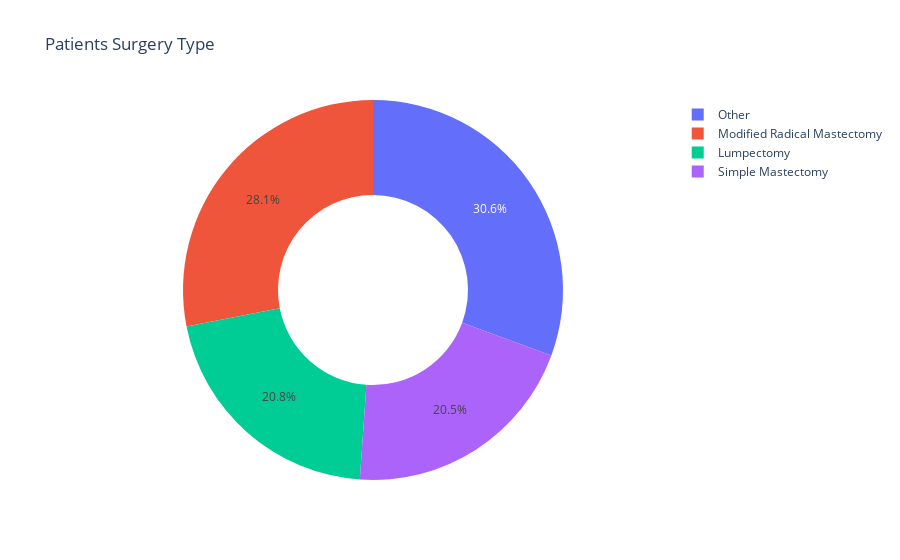

Source (notebook cell):
### Code cell
# Surgery type
surgery = data['Surgery_type'].value_counts()
transactions = surgery.index
quantity = surgery.values

figure2 = px.pie(data, values = quantity , names = transactions, hole = 0.5 , title = 'Patients Surgery Type')
figure2.show()

### Figure 1 — Plotly figure (JSON) as saved in the notebook; plotly's stock layout.template omitted (floating-point values rounded to 4 significant figures)
{"data": [{"domain": {"x": [0, 1], "y": [0, 1]}, "hole": 0.5, "hovertemplate": "label=%{label}<br>value=%{value}<extra></extra>", "labels": ["Other", "Modified Radical Mastectomy", "Lumpectomy", "Simple Mastectomy"], "legendgroup": "", "name": "", "showlegend": true, "type": "pie", "values": [97, 89, 66, 65]}], "layout": {"legend": {"tracegroupgap": 0}, "title": {"text": "Patients Surgery Type"}}}
